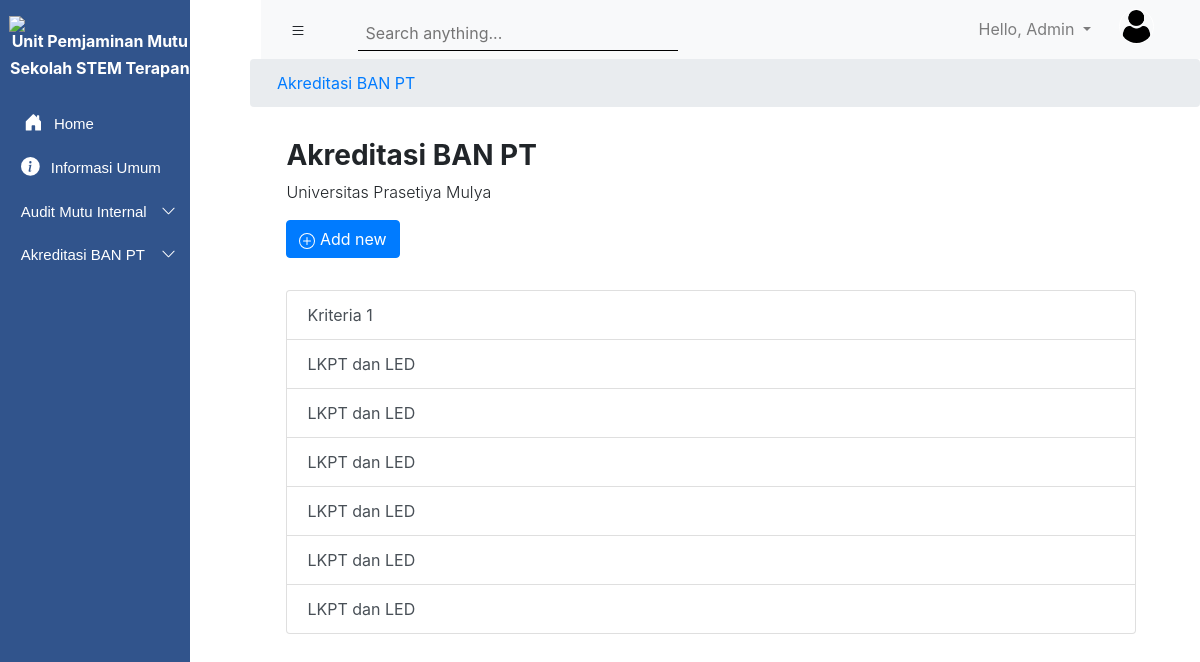
Page /abptumum/ (signed in) on the earlier database version.
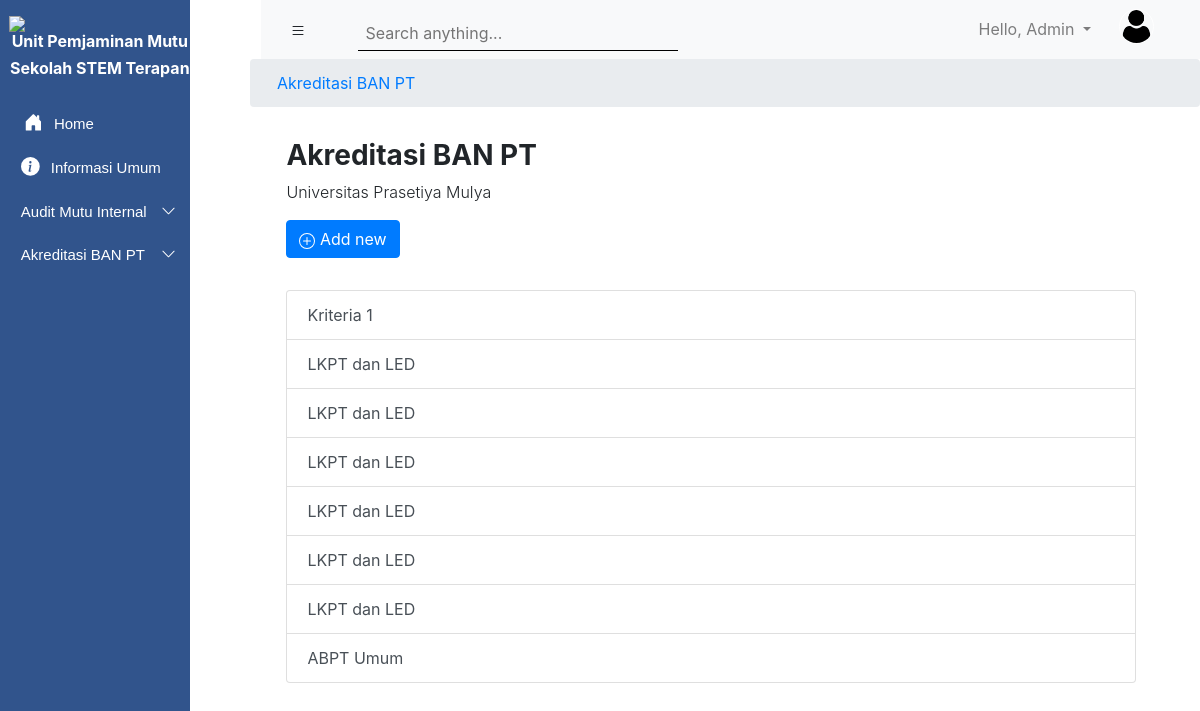
Same page on the later database version.
### upmsite/models.py (models this page shows)
class Folder(models.Model):
    listKategori = (
        ('AMI', 'AMI'),
        ('ABPT', 'ABPT'),
        ('Informasi Umum', 'Informasi Umum'),
    )
    nama_folder = models.CharField(default='', max_length=256)
    nama_prodi = models.ForeignKey(ProgramStudi, on_delete=models.CASCADE, blank = True, null = True)
    kategori = models.CharField(max_length=50, choices=listKategori)
    public_status = models.BooleanField(default = True)
    created_at = models.DateTimeField(auto_now_add=True)
    updated_at = models.DateTimeField(auto_now=True)
    isAllowNewFolder = models.BooleanField(default = True)
    isAllowNewFile = models.BooleanField(default = True)
    class Meta:
        ordering = ['-updated_at']
    def __str__(self):
        return '{} ({})'.format(self.nama_folder, self.nama_prodi)

### upmsite/views.py (the view)
# urls.py: path('abptumum/', views_upmsite.ABPTUmum, name="ABPT_Umum"),
def ABPTUmum(request):
    roles = request.user.roles
    prodi = request.user.prodi
    semua_prodi = models_account.ProgramStudi.objects.all()
    abptUmum = models.Folder.objects.filter(kategori='ABPT')
    print(abptUmum)
    context = {
        'abptUmum': abptUmum,
        'roles': roles,
        'prodi': prodi,
        'semua_prodi': semua_prodi,
    }
    return render(request, 'BANPT/BANPTumum.html', context)

### Accounts/models.py (called while the page is built)
    def __str__(self):
        return self.nama_prodi

### Templates/BANPT/BANPTumum.html (shortened to what this page needs)
{% extends 'main.html' %}
{% block content %}
<section>
  <nav aria-label="breadcrumb">
      <ol class="breadcrumb">
        <li class="breadcrumb-item"><a href="{% url 'ABPT_Umum' %}">Akreditasi BAN PT</a></li>
      </ol>
  </nav>
</section>
  <section class="page-title" style="margin-left: 17.9rem; ">
      <h3 class="font-weight-bold">Akreditasi BAN PT</h3>
      <p class="font-weight-light">Universitas Prasetiya Mulya</p>
      {% if roles == 'Admin' %}
        <a class="btn btn-primary">
            Add new
        </a>
      {% endif %}
  </section>
  <section class="page-title" style="margin-left: 17.9rem; margin-right: 4rem;">
    <div class="list-group">
      {%for item in abptUmum%}
        <a type="button" class="list-group-item list-group-item-action button" href="{% url 'sub_ABPT_Umum' item.id %}">
          {{item.nama_folder}}
        </a>
      {%endfor%}
    </div>
  </section>
{% endblock %}

Differences in the rows shown:
added Folder: nama_folder "ABPT Umum"
